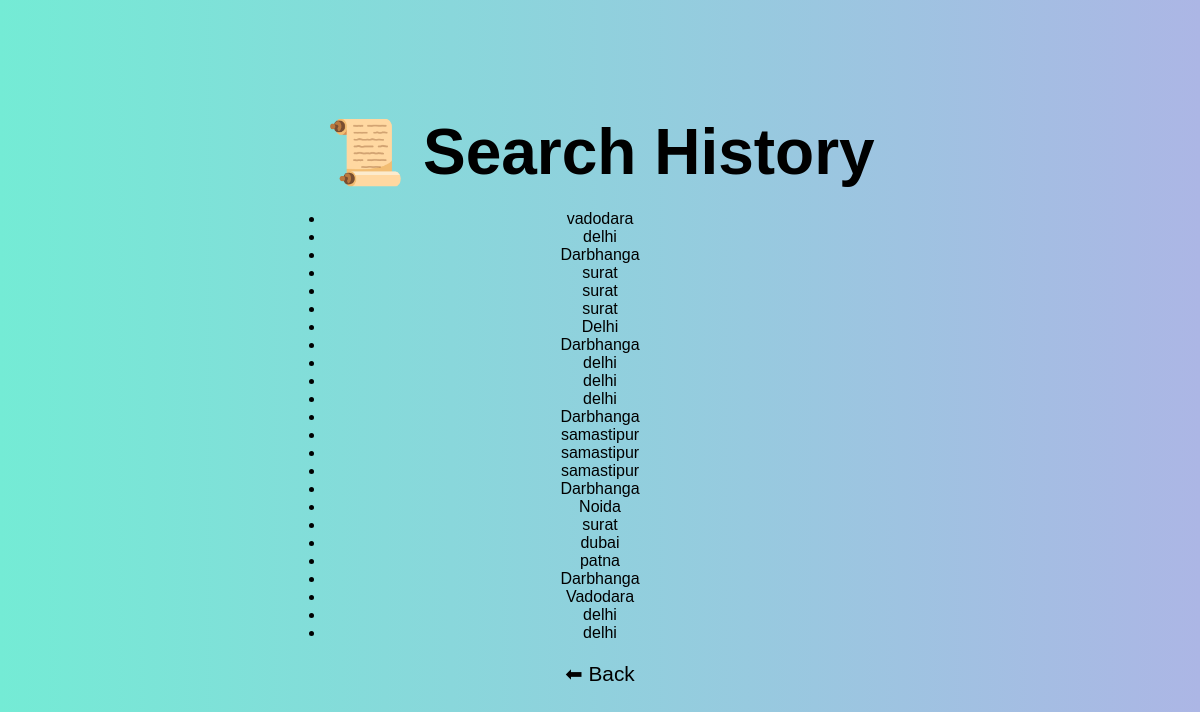
Before: /history with the older database file.
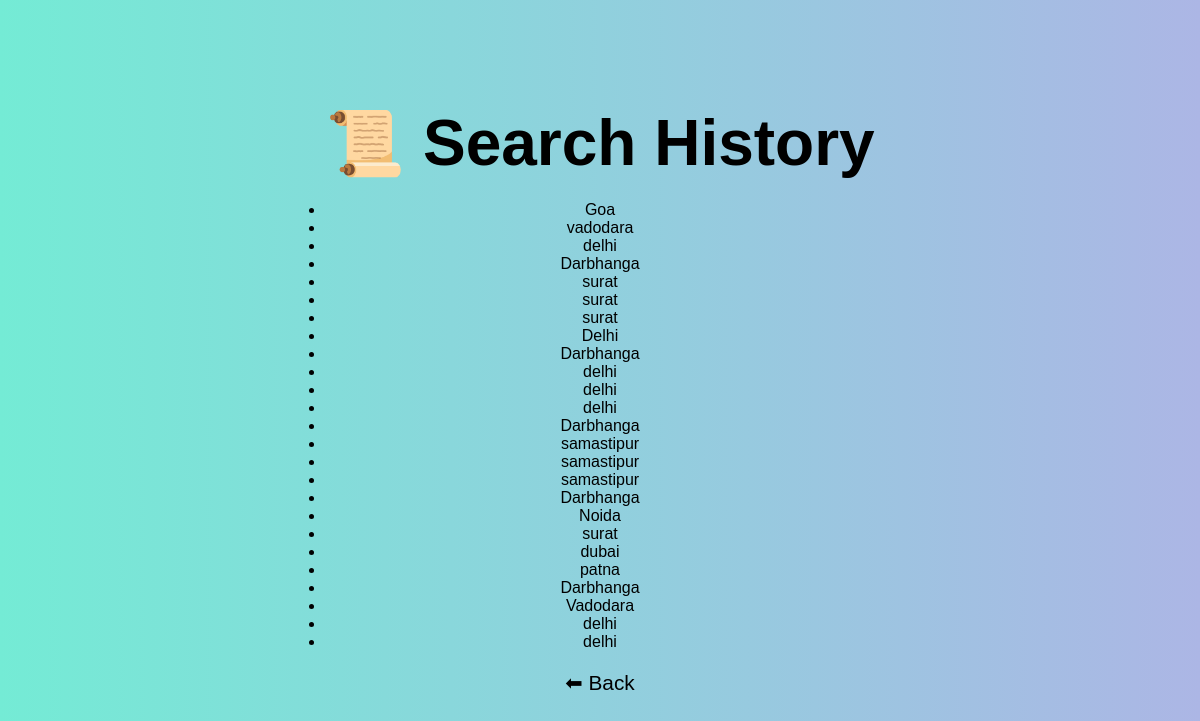
After: the same page with the newer database file.
### tables this page shows
CREATE TABLE history (
            id INTEGER PRIMARY KEY AUTOINCREMENT,
            city TEXT
        );

### app.py (the view)
@app.route('/history')
def history():
    conn = sqlite3.connect('weather.db')
    cur = conn.cursor()
    cur.execute("SELECT city FROM history ORDER BY id DESC")
    data = cur.fetchall()
    conn.close()
    return render_template('history.html', data=data)

### templates/history.html (shortened to what this page needs)
<html>
<head>
    <link rel="stylesheet" href="/static/style.css">
</head>
<body>
<div class="container">
    <h1>📜 Search History</h1>
    <ul>
        {% for city in data %}
            <li>{{ city[0] }}</li>
        {% endfor %}
    </ul>
    <a href="/">⬅ Back</a>
</div>
</body>
</html>

### static/style.css (style rules this page uses)
* { padding: 0; margin: 0; box-sizing: border-box; }
body { font-family: Arial; background: linear-gradient(to right, #74ebd5, #ACB6E5); display: flex; justify-content: center; align-items: center; height: 100vh; }
.container { text-align: center; }
h1 { font-size: 4rem; margin-bottom: 20px; }
a { display: block; margin-top: 20px; font-size: 1.3rem; text-decoration: none; color: black; }

Changed rows visible on the page:
added history: city "Goa"
